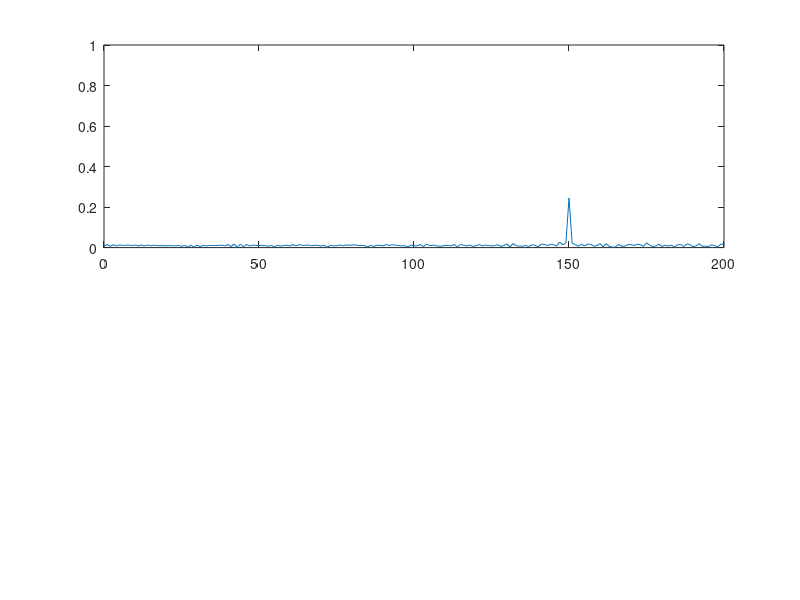
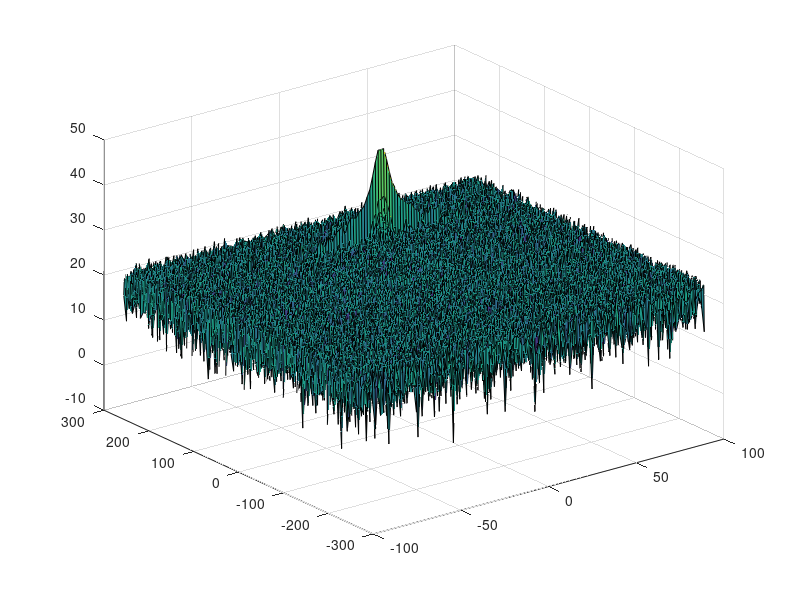
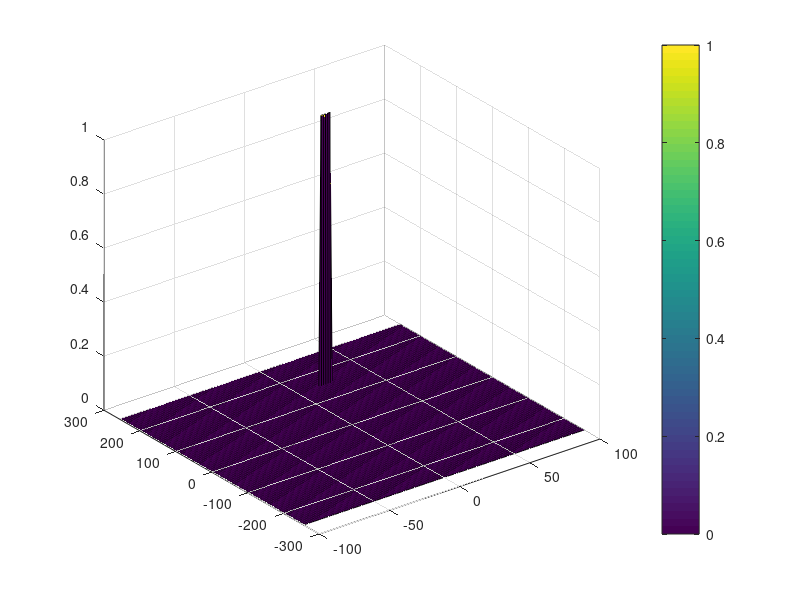

Recreate these plots in MATLAB, in order.
clear all;
clc;

%% Radar Specifications 
%%%%%%%%%%%%%%%%%%%%%%%%%%%
% Frequency of operation = 77GHz
% Max Range = 200m
% Range Resolution = 1 m
% Max Velocity = 100 m/s
%%%%%%%%%%%%%%%%%%%%%%%%%%%

%speed of light = 3e8
%% User Defined Range and Velocity of target
% *%TODO* :
% define the target's initial position and velocity. Note : Velocity
% remains contant
 range = 150;
 velocity = 20;


%% FMCW Waveform Generation

% *%TODO* :
%Design the FMCW waveform by giving the specs of each of its parameters.
% Calculate the Bandwidth (B), Chirp Time (Tchirp) and Slope (slope) of the FMCW
% chirp using the requirements above.
range_res = 1;
max_range = 200;
max_velocity = 70;
velocity_res = 3;
speed_light = 3e8;


bandwidth = speed_light / ( 2 * range_res );
Tchirp = (5.5*2*max_range)/speed_light;
slope = bandwidth / Tchirp;

%Operating carrier frequency of Radar 
fc= 77e9;             %carrier freq

                                                          
%The number of chirps in one sequence. Its ideal to have 2^ value for the ease of running the FFT
%for Doppler Estimation. 
Nd=128;                   % #of doppler cells OR #of sent periods % number of chirps

%The number of samples on each chirp. 
Nr=1024;                  %for length of time OR # of range cells

% Timestamp for running the displacement scenario for every sample on each
% chirp
t=linspace(0,Nd*Tchirp,Nr*Nd); %total time for samples


%Creating the vectors for Tx, Rx and Mix based on the total samples input.
Tx=zeros(1,length(t)); %transmitted signal
Rx=zeros(1,length(t)); %received signal
Mix = zeros(1,length(t)); %beat signal

%Similar vectors for range_covered and time delay.
r_t=zeros(1,length(t));
td=zeros(1,length(t));


%% Signal generation and Moving Target simulation
% Running the radar scenario over the time. 

for i=1:length(t)         
    
    
    % *%TODO* :
    %For each time stamp update the Range of the Target for constant velocity. 
    range_ = range + t(i)*velocity;
    % *%TODO* :
    %For each time sample we need update the transmitted and
    %received signal. 
    time_delay = (range_ * 2) / speed_light;
    Tx(i) = cos(2 * pi * (fc * t(i) + (slope * t(i) ^ 2) / 2));
    Rx(i)  = cos ( 2 * pi * (fc * (t(i) - time_delay) + (slope * (t(i) - time_delay)^2) / 2));
    
    % *%TODO* :
    %Now by mixing the Transmit and Receive generate the beat signal
    %This is done by element wise matrix multiplication of Transmit and
    %Receiver Signal
    Mix(i) = Tx(i) .* Rx(i);
    
end

%% RANGE MEASUREMENT


 % *%TODO* :
%reshape the vector into Nr*Nd array. Nr and Nd here would also define the size of
%Range and Doppler FFT respectively.
reMix = reshape(Mix, [Nr, Nd]);
 % *%TODO* :
%run the FFT on the beat signal along the range bins dimension (Nr) and
%normalize.
signal_fft = fft(reMix, Nr);
norm_signal_fft = signal_fft / length(signal_fft);
 % *%TODO* :
% Take the absolute value of FFT output
abs_signal_fft = abs(norm_signal_fft);
 % *%TODO* :
% Output of FFT is double sided signal, but we are interested in only one side of the spectrum.
% Hence we throw out half of the samples.
up_signal_fft = abs_signal_fft(1:length(signal_fft)/2+1);
%plotting the range
figure ('Name','Range from First FFT')
subplot(2,1,1)

 % *%TODO* :
 % plot FFT output 
f = Nr*(0:length(signal_fft)/2)/length(signal_fft);
plot(f, up_signal_fft);
axis ([0 200 0 1]);



%% RANGE DOPPLER RESPONSE
% The 2D FFT implementation is already provided here. This will run a 2DFFT
% on the mixed signal (beat signal) output and generate a range doppler
% map.You will implement CFAR on the generated RDM


% Range Doppler Map Generation.

% The output of the 2D FFT is an image that has reponse in the range and
% doppler FFT bins. So, it is important to convert the axis from bin sizes
% to range and doppler based on their Max values.

Mix=reshape(Mix,[Nr,Nd]);

% 2D FFT using the FFT size for both dimensions.
sig_fft2 = fft2(Mix,Nr,Nd);

% Taking just one side of signal from Range dimension.
sig_fft2 = sig_fft2(1:Nr/2,1:Nd);
sig_fft2 = fftshift (sig_fft2);
RDM = abs(sig_fft2);
RDM = 10*log10(RDM) ;

%use the surf function to plot the output of 2DFFT and to show axis in both
%dimensions
doppler_axis = linspace(-100,100,Nd);
range_axis = linspace(-200,200,Nr/2)*((Nr/2)/400);
figure('Name', 'FFT2');
surf(doppler_axis,range_axis,RDM);

%% CFAR implementation

%Slide Window through the complete Range Doppler Map

% *%TODO* :
%Select the number of Training Cells in both the dimensions.
Tr = 10;
Td = 5;
% *%TODO* :
%Select the number of Guard Cells in both dimensions around the Cell under 
%test (CUT) for accurate estimation
Gr = 5;
Gd = 1;
% *%TODO* :
% offset the threshold by SNR value in dB
offset = 20;
% *%TODO* :
%Create a vector to store noise_level for each iteration on training cells
noise_level = zeros(1,1);

ntrain = (2*Tr+2*Gr+1)*(2*Td+2*Gd+1) - (2*Gr+1)*(2*Gd+1);
% *%TODO* :
%design a loop such that it slides the CUT across range doppler map by
%giving margins at the edges for Training and Guard Cells.
%For every iteration sum the signal level within all the training
%cells. To sum convert the value from logarithmic to linear using db2pow
%function. Average the summed values for all of the training
%cells used. After averaging convert it back to logarithimic using pow2db.
%Further add the offset to it to determine the threshold. Next, compare the
%signal under CUT with this threshold. If the CUT level > threshold assign
%it a value of 1, else equate it to 0.
% Use RDM[x,y] from the output of 2D FFT above for implementing CFAR

[x,y] = size(RDM);
RDM_Filtered = zeros(x,y);

% *%TODO* :
% The process above will generate a thresholded block, which is smaller 
%than the Range Doppler Map as the CUT cannot be located at the edges of
%matrix. Hence,few cells will not be thresholded. To keep the map size same
% set those values to 0. 

for R = Tr + Gr + 1 : Nr/2 - (Tr+Gr)
    for D = Td + Gd + 1 : Nd - (Td+Gd)
        range_start = R - Tr - Gr; range_end = R + Tr + Gr;
        doppler_start = D - Td - Gd; doppler_end = D + Td + Gd;
        noise_level = db2pow(RDM(range_start : range_end,doppler_start : doppler_end));
        average_noise = sum(noise_level) / ntrain;
        db = pow2db(average_noise);
        threshold = db + offset;
        if RDM(R, D) > threshold
            RDM_Filtered(R, D) = 1;
        end
    end
end

% *%TODO* :
%display the CFAR output using the Surf function like we did for Range
%Doppler Response output.
figure('Name', 'CFAR');
surf(doppler_axis,range_axis,RDM_Filtered);
colorbar;


 
 